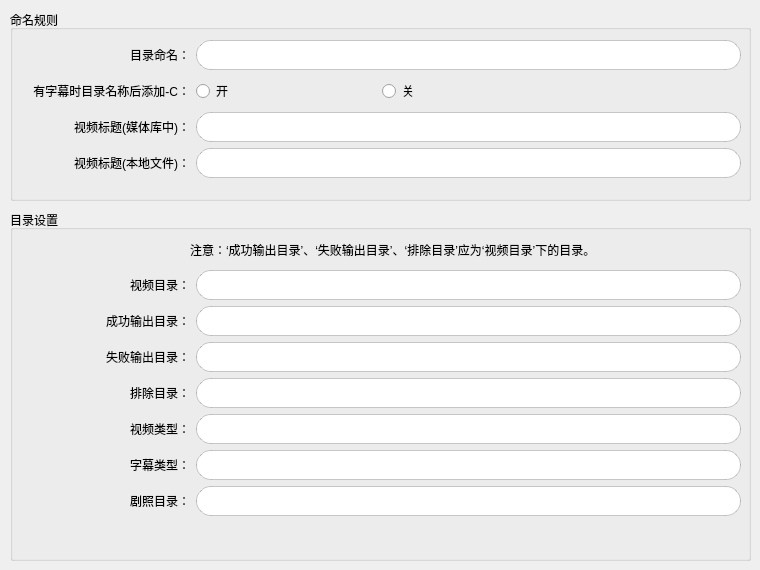
      <widget class="QWidget" name="tab2">
       <attribute name="title">
        <string>目录设置</string>
       </attribute>
       <widget class="QGroupBox" name="groupBox_8">
        <property name="geometry">
         <rect>
          <x>10</x>
          <y>10</y>
          <width>741</width>
          <height>191</height>
         </rect>
        </property>
        <property name="title">
         <string>命名规则</string>
        </property>
        <widget class="QWidget" name="formLayoutWidget_4">
         <property name="geometry">
          <rect>
           <x>10</x>
           <y>30</y>
           <width>721</width>
           <height>161</height>
          </rect>
         </property>
         <layout class="QFormLayout" name="formLayout_6">
          <item row="0" column="0">
           <widget class="QLabel" name="label_43">
            <property name="minimumSize">
             <size>
              <width>170</width>
              <height>30</height>
             </size>
            </property>
            <property name="layoutDirection">
             <enum>Qt::RightToLeft</enum>
            </property>
            <property name="text">
             <string>  目录命名：</string>
            </property>
            <property name="alignment">
             <set>Qt::AlignRight|Qt::AlignTrailing|Qt::AlignVCenter</set>
            </property>
           </widget>
          </item>
          <item row="0" column="1">
           <widget class="QLineEdit" name="lineEdit_dir_name">
            <property name="minimumSize">
             <size>
              <width>450</width>
              <height>30</height>
             </size>
            </property>
            <property name="accessibleDescription">
             <string>测试</string>
            </property>
            <property name="styleSheet">
             <string notr="true"> border: 1px solid rgba(0,0,0, 50);
 border-radius: 15px;
</string>
            </property>
           </widget>
          </item>
          <item row="2" column="0">
           <widget class="QLabel" name="label_44">
            <property name="minimumSize">
             <size>
              <width>170</width>
              <height>30</height>
             </size>
            </property>
            <property name="layoutDirection">
             <enum>Qt::RightToLeft</enum>
            </property>
            <property name="text">
             <string>   视频标题(媒体库中)：</string>
            </property>
            <property name="alignment">
             <set>Qt::AlignRight|Qt::AlignTrailing|Qt::AlignVCenter</set>
            </property>
           </widget>
          </item>
          <item row="2" column="1">
           <widget class="QLineEdit" name="lineEdit_media_name">
            <property name="minimumSize">
             <size>
              <width>450</width>
              <height>30</height>
             </size>
            </property>
            <property name="styleSheet">
             <string notr="true"> border: 1px solid rgba(0,0,0, 50);
 border-radius: 15px;
</string>
            </property>
           </widget>
          </item>
          <item row="3" column="0">
           <widget class="QLabel" name="label_45">
            <property name="minimumSize">
             <size>
              <width>170</width>
              <height>30</height>
             </size>
            </property>
            <property name="layoutDirection">
             <enum>Qt::RightToLeft</enum>
            </property>
            <property name="text">
             <string>   视频标题(本地文件)：</string>
            </property>
            <property name="alignment">
             <set>Qt::AlignRight|Qt::AlignTrailing|Qt::AlignVCenter</set>
            </property>
           </widget>
          </item>
          <item row="3" column="1">
           <widget class="QLineEdit" name="lineEdit_local_name">
            <property name="minimumSize">
             <size>
              <width>450</width>
              <height>30</height>
             </size>
            </property>
            <property name="styleSheet">
             <string notr="true"> border: 1px solid rgba(0,0,0, 50);
 border-radius: 15px;
</string>
            </property>
           </widget>
          </item>
          <item row="1" column="0">
           <widget class="QLabel" name="label_51">
            <property name="minimumSize">
             <size>
              <width>170</width>
              <height>30</height>
             </size>
            </property>
            <property name="layoutDirection">
             <enum>Qt::RightToLeft</enum>
            </property>
            <property name="text">
             <string>有字幕时目录名称后添加-C：</string>
            </property>
            <property name="alignment">
             <set>Qt::AlignRight|Qt::AlignTrailing|Qt::AlignVCenter</set>
            </property>
           </widget>
          </item>
          <item row="1" column="1">
           <layout class="QHBoxLayout" name="horizontalLayout_21">
            <item>
             <widget class="QRadioButton" name="radioButton_foldername_C_on">
              <property name="minimumSize">
               <size>
                <width>100</width>
                <height>30</height>
               </size>
              </property>
              <property name="maximumSize">
               <size>
                <width>180</width>
                <height>16777215</height>
               </size>
              </property>
              <property name="text">
               <string>开</string>
              </property>
             </widget>
            </item>
            <item>
             <widget class="QRadioButton" name="radioButton_foldername_C_off">
              <property name="minimumSize">
               <size>
                <width>100</width>
                <height>30</height>
               </size>
              </property>
              <property name="maximumSize">
               <size>
                <width>1800</width>
                <height>16777215</height>
               </size>
              </property>
              <property name="text">
               <string>关</string>
              </property>
             </widget>
            </item>
           </layout>
          </item>
         </layout>
        </widget>
       </widget>
       <widget class="QGroupBox" name="groupBox_16">
        <property name="geometry">
         <rect>
          <x>10</x>
          <y>210</y>
          <width>741</width>
          <height>351</height>
         </rect>
        </property>
        <property name="title">
         <string>目录设置</string>
        </property>
        <widget class="QWidget" name="formLayoutWidget_5">
         <property name="geometry">
          <rect>
           <x>10</x>
           <y>60</y>
           <width>721</width>
           <height>271</height>
          </rect>
         </property>
         <layout class="QFormLayout" name="formLayout_2">
          <item row="0" column="0">
           <widget class="QLabel" name="label_49">
            <property name="minimumSize">
             <size>
              <width>170</width>
              <height>30</height>
             </size>
            </property>
            <property name="layoutDirection">
             <enum>Qt::RightToLeft</enum>
            </property>
            <property name="text">
             <string>   视频目录：</string>
            </property>
            <property name="alignment">
             <set>Qt::AlignRight|Qt::AlignTrailing|Qt::AlignVCenter</set>
            </property>
           </widget>
          </item>
          <item row="0" column="1">
           <widget class="QLineEdit" name="lineEdit_movie_path">
            <property name="minimumSize">
             <size>
              <width>500</width>
              <height>30</height>
             </size>
            </property>
            <property name="styleSheet">
             <string notr="true"> border: 1px solid rgba(0,0,0, 50);
 border-radius: 15px;
</string>
            </property>
           </widget>
          </item>
          <item row="1" column="0">
           <widget class="QLabel" name="label_47">
            <property name="minimumSize">
             <size>
              <width>170</width>
              <height>30</height>
             </size>
            </property>
            <property name="layoutDirection">
             <enum>Qt::RightToLeft</enum>
            </property>
            <property name="frameShape">
             <enum>QFrame::NoFrame</enum>
            </property>
            <property name="text">
             <string>   成功输出目录：</string>
            </property>
            <property name="alignment">
             <set>Qt::AlignRight|Qt::AlignTrailing|Qt::AlignVCenter</set>
            </property>
           </widget>
          </item>
          <item row="1" column="1">
           <widget class="QLineEdit" name="lineEdit_success">
            <property name="minimumSize">
             <size>
              <width>500</width>
              <height>30</height>
             </size>
            </property>
            <property name="styleSheet">
             <string notr="true"> border: 1px solid rgba(0,0,0, 50);
 border-radius: 15px;
</string>
            </property>
           </widget>
          </item>
          <item row="4" column="0">
           <widget class="QLabel" name="label_40">
            <property name="minimumSize">
             <size>
              <width>170</width>
              <height>30</height>
             </size>
            </property>
            <property name="layoutDirection">
             <enum>Qt::RightToLeft</enum>
            </property>
            <property name="text">
             <string>   视频类型：</string>
            </property>
            <property name="alignment">
             <set>Qt::AlignRight|Qt::AlignTrailing|Qt::AlignVCenter</set>
            </property>
           </widget>
          </item>
          <item row="4" column="1">
           <widget class="QLineEdit" name="lineEdit_movie_type">
            <property name="minimumSize">
             <size>
              <width>500</width>
              <height>30</height>
             </size>
            </property>
            <property name="styleSheet">
             <string notr="true"> border: 1px solid rgba(0,0,0, 50);
 border-radius: 15px;
</string>
            </property>
           </widget>
          </item>
          <item row="3" column="0">
           <widget class="QLabel" name="label_48">
            <property name="minimumSize">
             <size>
              <width>170</width>
              <height>30</height>
             </size>
            </property>
            <property name="layoutDirection">
             <enum>Qt::RightToLeft</enum>
            </property>
            <property name="text">
             <string>   排除目录：</string>
            </property>
            <property name="alignment">
             <set>Qt::AlignRight|Qt::AlignTrailing|Qt::AlignVCenter</set>
            </property>
           </widget>
          </item>
          <item row="3" column="1">
           <widget class="QLineEdit" name="lineEdit_escape_dir">
            <property name="minimumSize">
             <size>
              <width>500</width>
              <height>30</height>
             </size>
            </property>
            <property name="styleSheet">
             <string notr="true"> border: 1px solid rgba(0,0,0, 50);
 border-radius: 15px;
</string>
            </property>
           </widget>
          </item>
          <item row="2" column="0">
           <widget class="QLabel" name="label_46">
            <property name="minimumSize">
             <size>
              <width>170</width>
              <height>30</height>
             </size>
            </property>
            <property name="layoutDirection">
             <enum>Qt::RightToLeft</enum>
            </property>
            <property name="text">
             <string>   失败输出目录：</string>
            </property>
            <property name="alignment">
             <set>Qt::AlignRight|Qt::AlignTrailing|Qt::AlignVCenter</set>
            </property>
           </widget>
          </item>
          <item row="2" column="1">
           <widget class="QLineEdit" name="lineEdit_fail">
            <property name="minimumSize">
             <size>
              <width>500</width>
              <height>30</height>
             </size>
            </property>
            <property name="styleSheet">
             <string notr="true"> border: 1px solid rgba(0,0,0, 50);
 border-radius: 15px;
</string>
            </property>
           </widget>
          </item>
          <item row="5" column="1">
           <widget class="QLineEdit" name="lineEdit_sub_type">
            <property name="minimumSize">
             <size>
              <width>500</width>
              <height>30</height>
             </size>
            </property>
            <property name="styleSheet">
             <string notr="true"> border: 1px solid rgba(0,0,0, 50);
 border-radius: 15px;
</string>
            </property>
           </widget>
          </item>
          <item row="5" column="0">
           <widget class="QLabel" name="label_42">
            <property name="minimumSize">
             <size>
              <width>170</width>
              <height>30</height>
             </size>
            </property>
            <property name="layoutDirection">
             <enum>Qt::RightToLeft</enum>
            </property>
            <property name="text">
             <string>   字幕类型：</string>
            </property>
            <property name="alignment">
             <set>Qt::AlignRight|Qt::AlignTrailing|Qt::AlignVCenter</set>
            </property>
           </widget>
          </item>
          <item row="6" column="0">
           <widget class="QLabel" name="label_50">
            <property name="minimumSize">
             <size>
              <width>170</width>
              <height>30</height>
             </size>
            </property>
            <property name="layoutDirection">
             <enum>Qt::RightToLeft</enum>
            </property>
            <property name="frameShape">
             <enum>QFrame::NoFrame</enum>
            </property>
            <property name="text">
             <string>   剧照目录：</string>
            </property>
            <property name="alignment">
             <set>Qt::AlignRight|Qt::AlignTrailing|Qt::AlignVCenter</set>
            </property>
           </widget>
          </item>
          <item row="6" column="1">
           <widget class="QLineEdit" name="lineEdit_extrafanart_dir">
            <property name="minimumSize">
             <size>
              <width>500</width>
              <height>30</height>
             </size>
            </property>
            <property name="styleSheet">
             <string notr="true"> border: 1px solid rgba(0,0,0, 50);
 border-radius: 15px;
</string>
            </property>
           </widget>
          </item>
         </layout>
        </widget>
        <widget class="QLabel" name="label_7">
         <property name="geometry">
          <rect>
           <x>180</x>
           <y>30</y>
           <width>501</width>
           <height>20</height>
          </rect>
         </property>
         <property name="text">
          <string>注意：‘成功输出目录’、‘失败输出目录’、‘排除目录’应为‘视频目录’下的目录。</string>
         </property>
        </widget>
       </widget>
      </widget>
